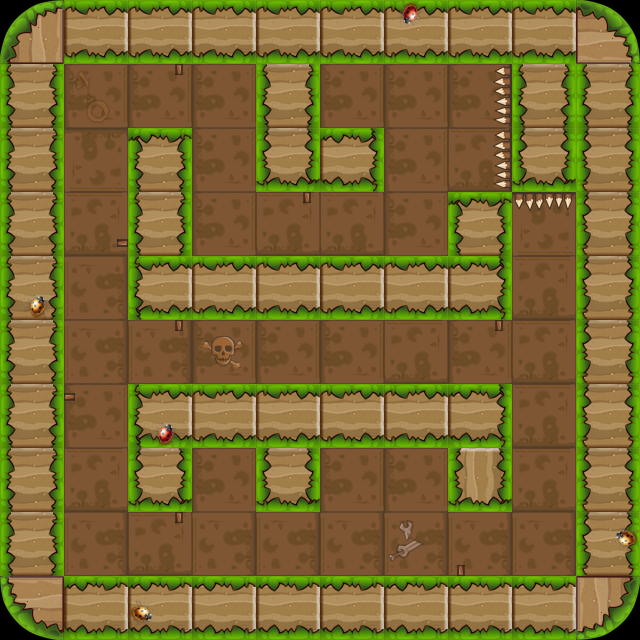

The image is a tile-based game level rendered from a .tmx file. Its description and source (layers, tilesets, objects; grid data summarised) follow:
An orthogonal 10x10 tile map with 64x64 px tiles, 3 tile layers (bg1, fg1, fg2) and 35 objects (14x wall, 6x enemy, 6x banziL, 2x ding, 2x banzi, ...).

<map version="1.0" orientation="orthogonal" renderorder="right-down" width="10" height="10" tilewidth="64" tileheight="64">
 <properties>
  <property name="maxStep" value="11" />
 </properties>
 <tileset firstgid="1" name="lv2map" tilewidth="64" tileheight="64">
  <image source="lv2map.png" width="256" height="256" />
 </tileset>
 <layer name="bg1" width="10" height="10">
  <data>[100 cells, 100 non-empty, 3 distinct tile ids]</data>
 </layer>
 <layer name="fg1" width="10" height="10">
  <data>[100 cells, 61 non-empty, 6 distinct tile ids]</data>
 </layer>
 <layer name="fg2" width="10" height="10">
  <data>[100 cells, 13 non-empty, 3 distinct tile ids]</data>
 </layer>
 <objectgroup name="obj1">
  <object name="wall" x="0" y="0" width="640" height="64" />
  <object name="wall" x="0" y="0" width="64" height="640" />
  <object name="wall" x="448" y="384" width="64" height="128" />
  <object name="wall" x="128" y="128" width="64" height="192" />
  <object name="wall" x="256" y="0" width="64" height="192" />
  <object name="wall" x="256" y="384" width="64" height="128" />
  <object name="wall" x="576" y="0" width="64" height="640" />
  <object name="wall" x="0" y="576" width="640" height="64" />
  <object name="wall" x="512" y="0" width="64" height="192" />
  <object name="wall" x="256" y="128" width="128" height="64" />
  <object name="player" x="320" y="512" width="64" height="64" />
  <object name="enemy" x="320" y="320" width="64" height="64" />
  <object name="door" x="320" y="64" width="64" height="64" />
  <object name="ding" x="512" y="192" width="64" height="13" />
  <object name="banziL" x="179" y="512" width="13" height="64" />
  <object name="key" x="192" y="192" width="64" height="64">
   <properties>
    <property name="active" value="false" />
   </properties>
  </object>
  <object name="wall" x="128" y="384" width="384" height="64" />
  <object name="wall" x="128" y="384" width="64" height="128" />
  <object name="wall" x="448" y="192" width="64" height="128" />
  <object name="enemy" x="64" y="512" width="64" height="64" />
  <object name="enemy" x="384" y="192" width="64" height="64" />
  <object name="banziL" x="448" y="512" width="13" height="64">
   <properties>
    <property name="isOver" value="false" />
   </properties>
  </object>
  <object name="wall" x="128" y="256" width="384" height="64" />
  <object name="enemy" x="64" y="320" width="64" height="64" />
  <object name="enemy" x="512" y="512" width="64" height="64" />
  <object name="enemy" x="192" y="512" width="64" height="64" />
  <object name="fazhen_B" x="384" y="448" width="64" height="64">
   <properties>
    <property name="target" value="fazhen_A" />
   </properties>
  </object>
  <object name="fazhen_A" x="64" y="64" width="64" height="64">
   <properties>
    <property name="target" value="fazhen_B" />
   </properties>
  </object>
  <object name="banziL" x="179" y="320" width="13" height="64" />
  <object name="banziL" x="179" y="64" width="13" height="64" />
  <object name="banziL" x="307" y="192" width="13" height="64" />
  <object name="banzi" x="64" y="243" width="64" height="13">
   <properties>
    <property name="isOver" value="false" />
   </properties>
  </object>
  <object name="banzi" x="64" y="384" width="64" height="13" />
  <object name="banziL" x="499" y="320" width="13" height="64" />
  <object name="ding" x="499" y="64" width="13" height="128" />
 </objectgroup>
</map>
